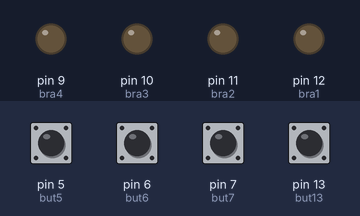
This sketch was run on a simulated Arduino Uno, built with avr-gcc and run on an emulated ATmega328P. Shown: output pins drawn as LEDs (lit = HIGH). The test bench sets the inputs (shaded band); at power-on: pin 5 (but5), pin 6 (but6), pin 7 (but7), pin 13 (but13) LOW.

Above: at 1.2 s.
1.3 s: pin 5 (but5) pulled HIGH for 0.15 s
At 1.37 s:
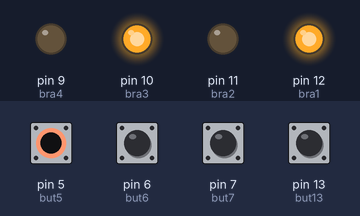
2.9 s: pin 6 (but6) pulled HIGH for 0.15 s
At 2.97 s:
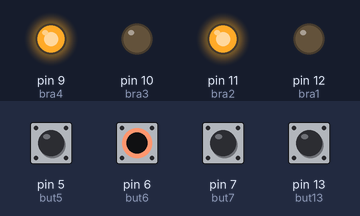
4.5 s: pin 7 (but7) pulled HIGH for 0.15 s
At 4.57 s:
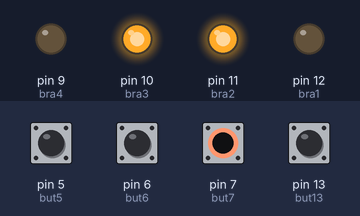
6.1 s: pin 13 (but13) pulled HIGH for 0.15 s
At 6.17 s:
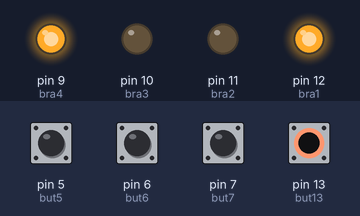
Timing chart, 0 to 8.7 s (numbered marks = the images above; inputs shaded):
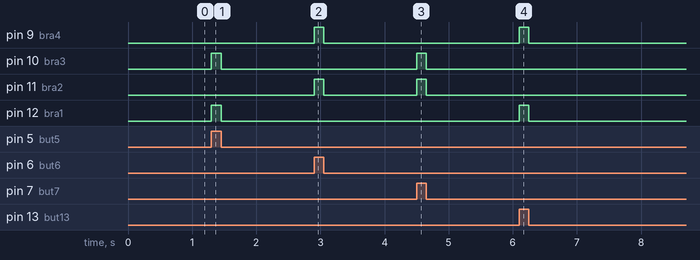

Measured:
- after the input at 1.3 s, pin 10 (bra3), pin 12 (bra1): LOW → HIGH at once, → LOW 0.15 s later
- after the input at 2.9 s, pin 9 (bra4), pin 11 (bra2): LOW → HIGH at once, → LOW 0.15 s later
- after the input at 4.5 s, pin 10 (bra3), pin 11 (bra2): LOW → HIGH at once, → LOW 0.15 s later
- after the input at 6.1 s, pin 9 (bra4), pin 12 (bra1): LOW → HIGH at once, → LOW 0.15 s later

The sketch:

car_motors.ino
```cpp
const int but13=13;
const int but5=5;
const int but6=6;
const int but7=7;
const int bra1=12;
const int bra2=11;
const int bra3=10;
const int bra4=9;
int butt13,butt5,butt6,butt7;

void setup() {
pinMode(but13,INPUT);
pinMode(but5,INPUT);
pinMode(but6,INPUT);
pinMode(but7,INPUT);
pinMode(bra1,OUTPUT);
pinMode(bra2,OUTPUT);
pinMode(bra3,OUTPUT);
pinMode(bra4,OUTPUT);
  // put your setup code here, to run once:

}

void loop() {butt13=digitalRead(but13);
butt5=digitalRead(but5);
butt6=digitalRead(but6);
butt7=digitalRead(but7);
if(butt5==1){digitalWrite(bra1,1);digitalWrite(bra3,1);digitalWrite(bra2,0);digitalWrite(bra4,0);}//robot moves forwrad:

else if(butt6==1){digitalWrite(bra1,0);digitalWrite(bra3,0);digitalWrite(bra2,1);digitalWrite(bra4,1);}//robot mobes back:
else if(butt13==1){digitalWrite(bra1,1);digitalWrite(bra3,0);digitalWrite(bra2,0);digitalWrite(bra4,1);}//robot moves right:
else if(butt7==1){digitalWrite(bra1,0);digitalWrite(bra3,1);digitalWrite(bra2,1);digitalWrite(bra4,0);}//robot moves left:
else{digitalWrite(bra1,0);digitalWrite(bra3,0);digitalWrite(bra2,0);digitalWrite(bra4,0);}


  // put your main code here, to run repeatedly:

}
```
